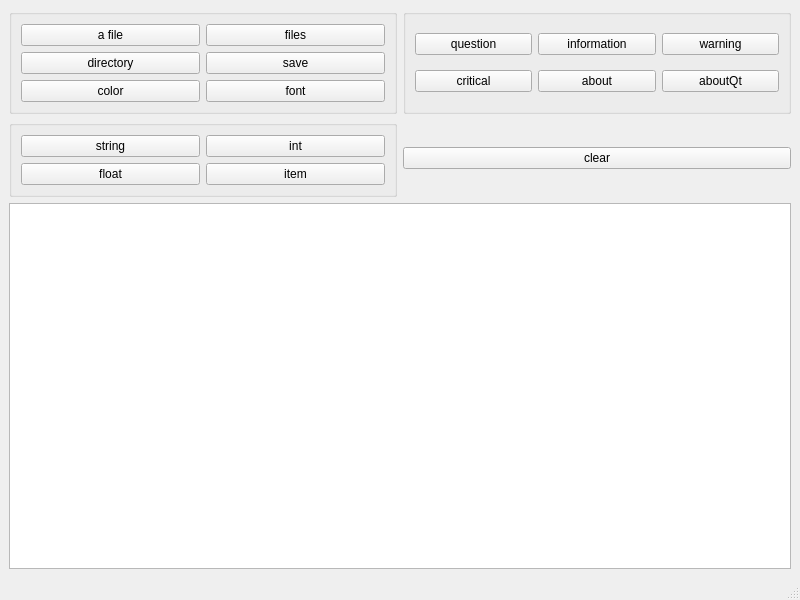
<?xml version="1.0" encoding="UTF-8"?>
<ui version="4.0">
 <class>Window</class>
 <widget class="QMainWindow" name="Window">
  <property name="geometry">
   <rect>
    <x>0</x>
    <y>0</y>
    <width>800</width>
    <height>600</height>
   </rect>
  </property>
  <property name="windowTitle">
   <string>Window</string>
  </property>
  <widget class="QWidget" name="centralwidget">
   <layout class="QVBoxLayout" name="verticalLayout">
    <item>
     <layout class="QGridLayout" name="gridLayout_4">
      <item row="0" column="0">
       <widget class="QGroupBox" name="groupBox">
        <property name="title">
         <string/>
        </property>
        <property name="alignment">
         <set>Qt::AlignLeading|Qt::AlignLeft|Qt::AlignVCenter</set>
        </property>
        <property name="flat">
         <bool>false</bool>
        </property>
        <layout class="QGridLayout" name="gridLayout">
         <item row="0" column="0">
          <widget class="QPushButton" name="btnFile">
           <property name="text">
            <string>a file</string>
           </property>
          </widget>
         </item>
         <item row="0" column="1">
          <widget class="QPushButton" name="btnFiles">
           <property name="text">
            <string>files</string>
           </property>
          </widget>
         </item>
         <item row="1" column="0">
          <widget class="QPushButton" name="btnDir">
           <property name="text">
            <string>directory</string>
           </property>
          </widget>
         </item>
         <item row="1" column="1">
          <widget class="QPushButton" name="btnSave">
           <property name="text">
            <string>save</string>
           </property>
          </widget>
         </item>
         <item row="2" column="0">
          <widget class="QPushButton" name="btnColor">
           <property name="text">
            <string>color</string>
           </property>
          </widget>
         </item>
         <item row="2" column="1">
          <widget class="QPushButton" name="btnFont">
           <property name="text">
            <string>font</string>
           </property>
          </widget>
         </item>
        </layout>
       </widget>
      </item>
      <item row="0" column="1">
       <widget class="QGroupBox" name="groupBox_2">
        <property name="title">
         <string/>
        </property>
        <layout class="QGridLayout" name="gridLayout_2">
         <item row="0" column="0">
          <widget class="QPushButton" name="btnQuestion">
           <property name="text">
            <string>question</string>
           </property>
          </widget>
         </item>
         <item row="0" column="1">
          <widget class="QPushButton" name="btnInformation">
           <property name="text">
            <string>information</string>
           </property>
          </widget>
         </item>
         <item row="0" column="2">
          <widget class="QPushButton" name="btnWarning">
           <property name="text">
            <string>warning</string>
           </property>
          </widget>
         </item>
         <item row="1" column="0">
          <widget class="QPushButton" name="btnCritical">
           <property name="text">
            <string>critical</string>
           </property>
          </widget>
         </item>
         <item row="1" column="1">
          <widget class="QPushButton" name="btnAbout">
           <property name="text">
            <string>about</string>
           </property>
          </widget>
         </item>
         <item row="1" column="2">
          <widget class="QPushButton" name="btnAboutQt">
           <property name="text">
            <string>aboutQt</string>
           </property>
          </widget>
         </item>
        </layout>
       </widget>
      </item>
      <item row="1" column="0">
       <widget class="QGroupBox" name="groupBox_3">
        <property name="title">
         <string/>
        </property>
        <layout class="QGridLayout" name="gridLayout_3">
         <item row="0" column="0">
          <widget class="QPushButton" name="btnString">
           <property name="text">
            <string>string</string>
           </property>
          </widget>
         </item>
         <item row="0" column="1">
          <widget class="QPushButton" name="btnInt">
           <property name="text">
            <string>int</string>
           </property>
          </widget>
         </item>
         <item row="1" column="0">
          <widget class="QPushButton" name="btnFloat">
           <property name="text">
            <string>float</string>
           </property>
          </widget>
         </item>
         <item row="1" column="1">
          <widget class="QPushButton" name="btnItem">
           <property name="text">
            <string>item</string>
           </property>
          </widget>
         </item>
        </layout>
       </widget>
      </item>
      <item row="1" column="1">
       <widget class="QPushButton" name="btnClear">
        <property name="text">
         <string>clear</string>
        </property>
       </widget>
      </item>
     </layout>
    </item>
    <item>
     <widget class="QPlainTextEdit" name="plainTextEdit"/>
    </item>
   </layout>
  </widget>
  <widget class="QMenuBar" name="menubar">
   <property name="geometry">
    <rect>
     <x>0</x>
     <y>0</y>
     <width>800</width>
     <height>22</height>
    </rect>
   </property>
  </widget>
  <widget class="QStatusBar" name="statusbar"/>
 </widget>
 <resources/>
 <connections/>
</ui>
